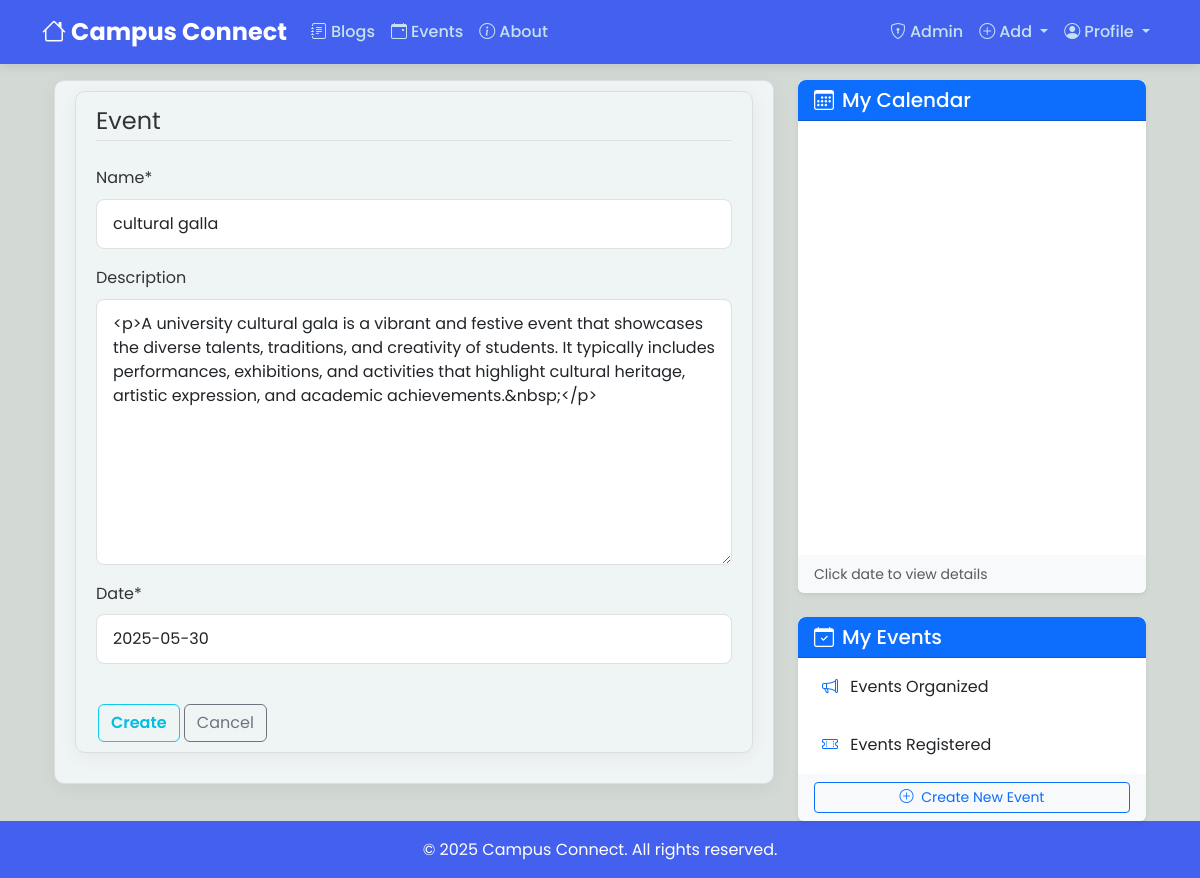
/events/event/15/update (signed in), run on the app's committed database.
### events/models.py (models this page shows, shortened)
class Event(models.Model):
    name = models.CharField(max_length=255)
    description = CKEditor5Field(null = True,blank=True, config_name='extends')
    date = models.DateField()
    organizer = models.ForeignKey(User, on_delete=models.CASCADE, related_name="organized_events")

### events/views.py (the view, shortened to what this page needs)
# urls.py: path('event/<int:pk>/update',views.EventUpdateView.as_view(),name='event-update'),
class EventUpdateView(LoginRequiredMixin,UserPassesTestMixin, UpdateView):
    model = Event
    fields = ['name', 'description','date']
    def test_func(self):
        post= self.get_object() # gets the post we r trying to edit
        if(self.request.user == post.organizer):
            return True
        return False
    def get_context_data(self, **kwargs):
        context = super().get_context_data(**kwargs)
        context['cal'] = "events"
        return context

### events/templates/events/event_form.html (shortened to what this page needs)
{% extends "blog/base.html"%}
{% load crispy_forms_tags %}
{% block content%}
    <div class="content-section">
        <form method="POST">
            <fieldset class="form-group">
                <legend class="border-bottom mb-4">Event</legend>
                {{ form|crispy }}
            </fieldset>
            <div class="form-group">
                <button class="btn btn-outline-info btn-outline-custom mt-4" type="submit">
                    Create
                </button>
                <a class="btn btn-outline-secondary mt-4" href="{% url 'event-list' %}">
                    Cancel
                </a>
            </div>
        </form>
    </div>
{% endblock content %}

### blog/static/blog/main.css (style rules this page uses)
body { background: #fafafa; color: #333333; margin-top: 5rem; }
.content-section,.about_content { background: hsl(190, 23%, 95%); padding: 10px 20px; border: 1px solid #dddddd; border-radius: 10px; margin-bottom: 20px; transition: all 0.3s ease; }
body { background-color: #D3D9D4; }
.btn-outline-custom { color: #04bde2 !important; font-weight:600 !important; margin-left: 2px !important; border-width: 2 !important; }

### blog/templates/blog/base.html (style rules this page uses)
:root { --primary-color: #4361ee; --secondary-color: #3f37c9; --accent-color: #4cc9f0; --dark-color: #1a1a2e; --light-color: #f8f9fa; --success-color: #4ade80; --warning-color: #fbbf24; --danger-color: #f87171; }
body { font-family: 'Poppins', sans-serif; background-color: #f5f7fa; color: #333; line-height: 1.6; }
.content-section { background-color: white; border-radius: 12px; padding: 2rem; box-shadow: 0 4px 20px rgba(0, 0, 0, 0.05); margin-bottom: 2rem; }
.form-control { border-radius: 8px; padding: 0.75rem 1rem; border: 1px solid #e0e0e0; }

### data on the page
Event: name "cultural galla", description "<p>A university cultural gala is a vibrant and festive event that showcases the diverse talents, traditions, and creativity of students. It typically includes performances, exhibitions, and activities that highlight cultural heritage, artistic expression, and academic achievements.&nbsp;</p>", date "2025-05-30"
